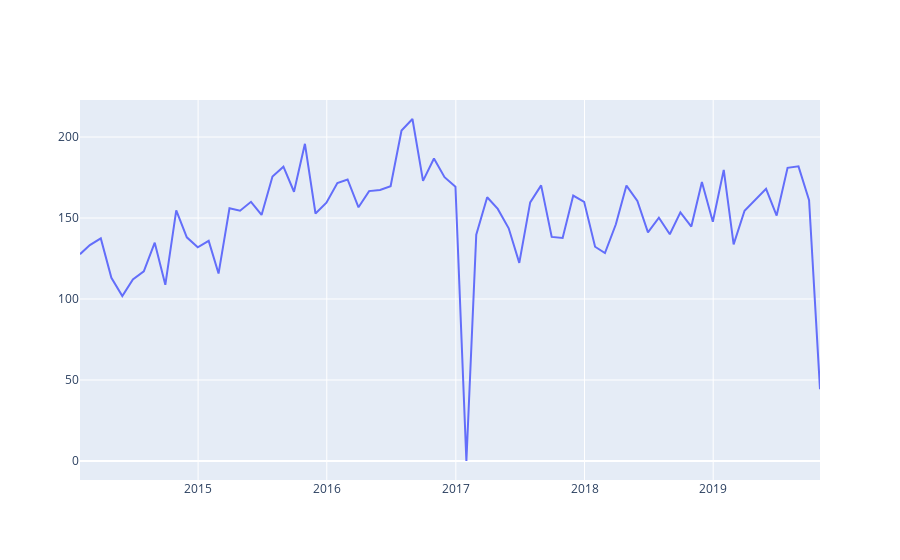

The code cell stored with this chart in its notebook:
### Markdown cell above
2. Monthty Data of gold prices with respect to months by plotly.graph_objs

In Graph_objs we have to give a input as dictonary to plot the graph, then only we can plot a graph by plotly.graph_objs.

### Code cell
trace1 = go.Scatter(x= monthly_data.datum, y= monthly_data.M01AB)
fig = dict(data = trace1)
iplot(fig)
